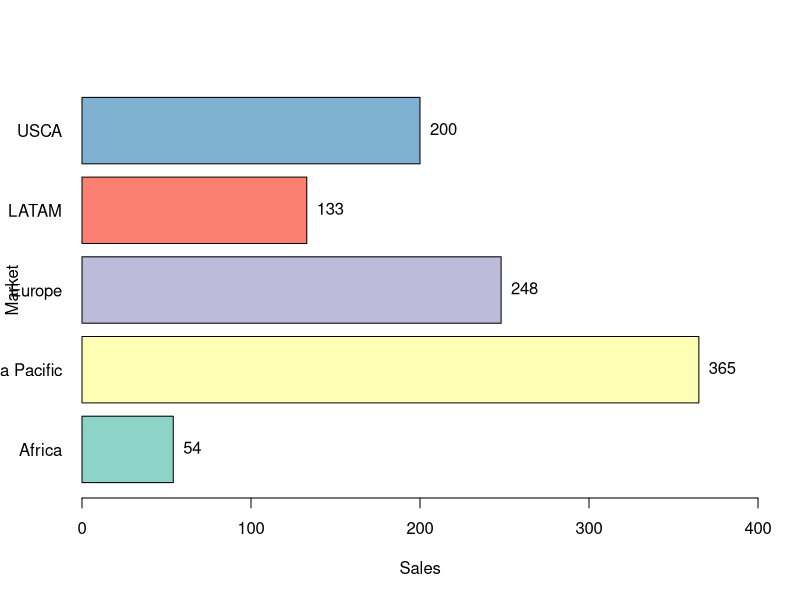
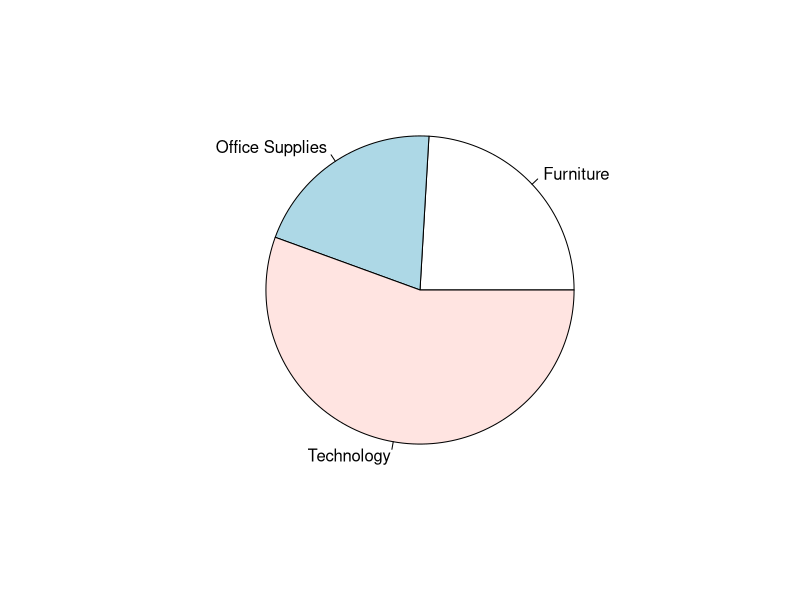
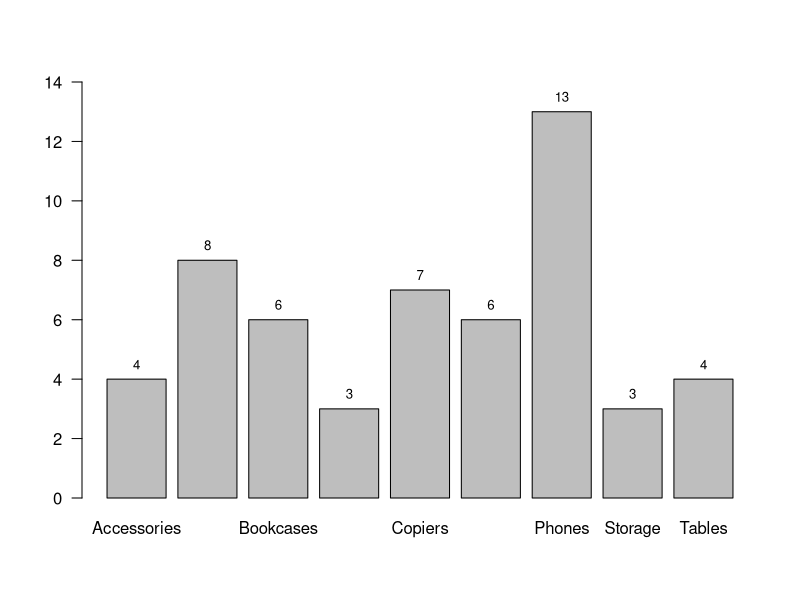
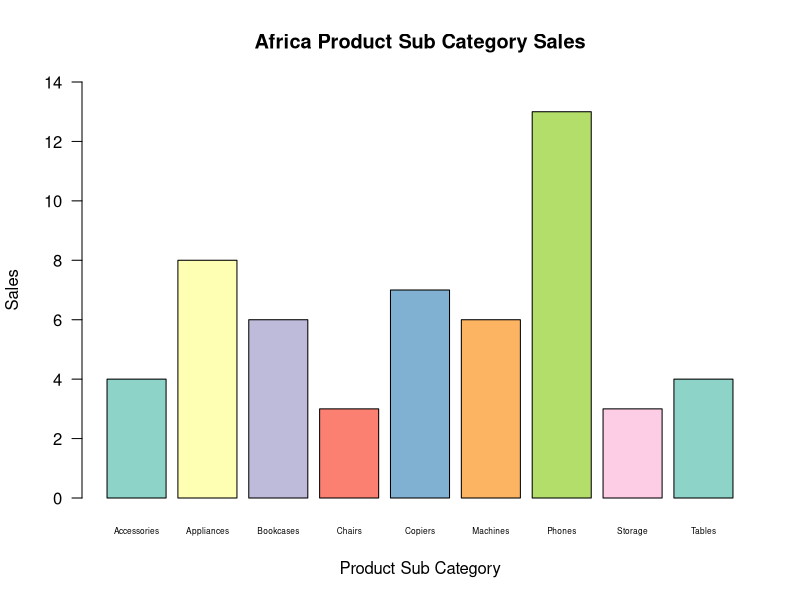
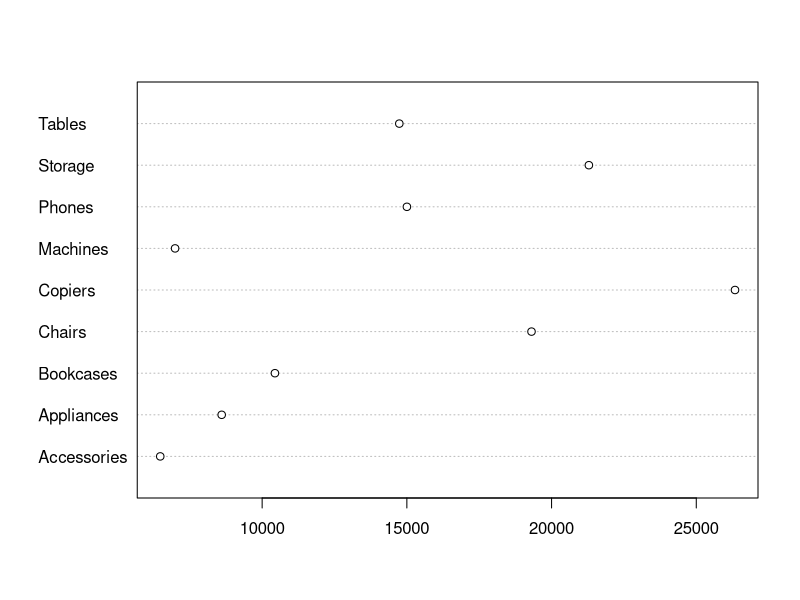
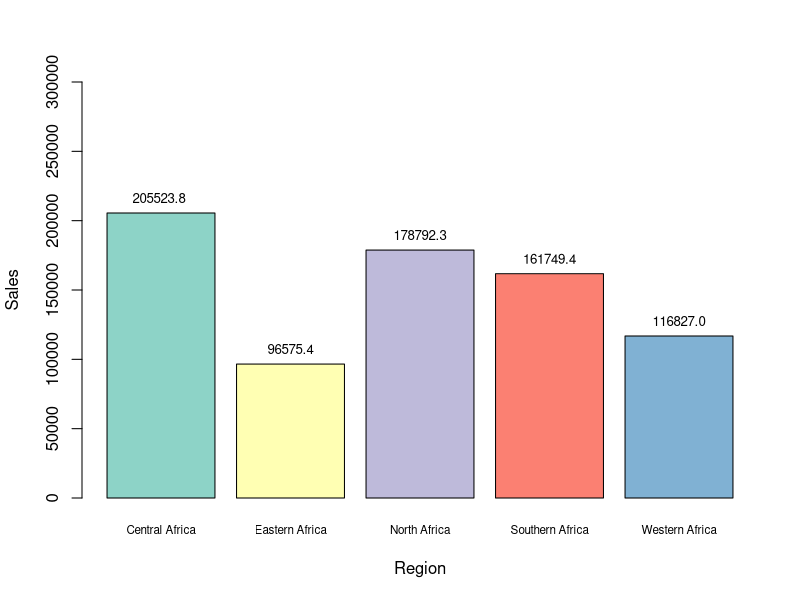
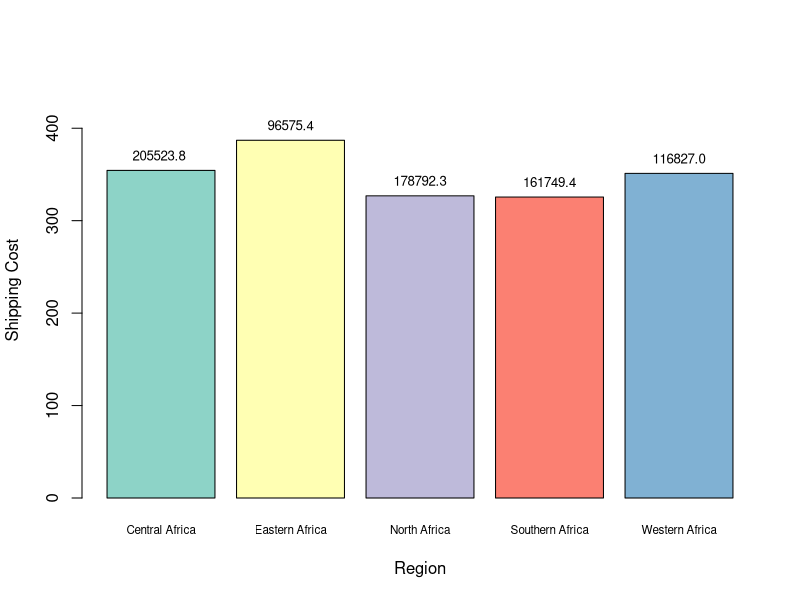
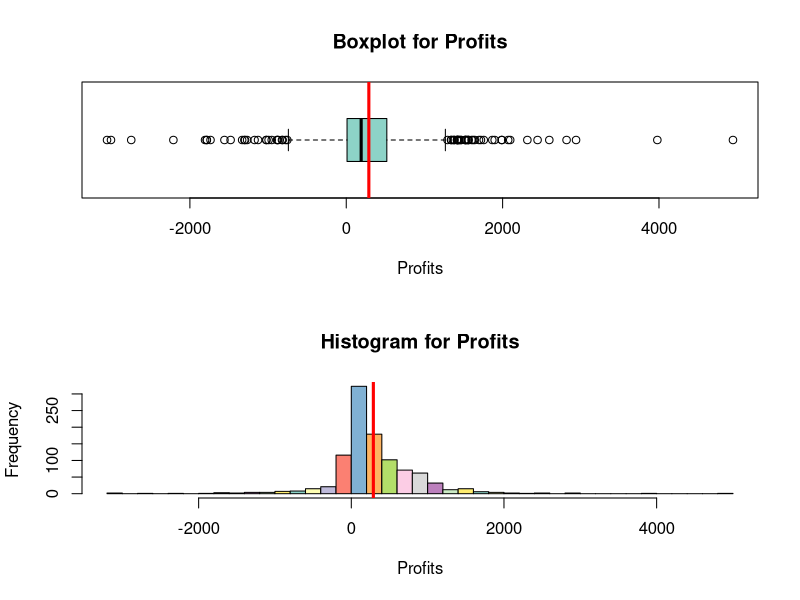

The R script that drew these images, in order:
## ---- chunk 1
#Libraries 
library(readxl)
library(readr)
library(tidyverse)
library(dplyr)
library(knitr)
library(kableExtra)
library(RColorBrewer)

#Data Sets used
M2Project_Data <- read_excel("DataSets/M2Project_Data.xlsx")
## ---- chunk 2
head(M2Project_Data, 5)
tail(M2Project_Data, 5)
t1 = rbind(head(M2Project_Data, 3), tail(M2Project_Data, 5))
knitr::kable(t1)
t1 %>%
  kbl() %>%
  kable_material_dark()
## ---- chunk 3
t2 = table(M2Project_Data$Market)
t2_names = as.data.frame(t2)
names(t2_names) = c("Market", "Frequencies")
t2_names
## ---- chunk 4
market_table = table(M2Project_Data$Market)

b = barplot(market_table,
        horiz = T,
        las = 1,
        col = brewer.pal(5, "Set3"),
        xlab = "Sales",
        ylab = "Market",
        xlim = c(0,400))
text(market_table, b, market_table, pos = 4)

## ---- chunk 5
t4Africa = dplyr::filter(M2Project_Data, Market=="Africa")
table_africa = table(t4Africa$Product_Category)
pie(table_africa)

## ---- chunk 6

t5bar = barplot(table(t4Africa$Product_SubCategory),
                ylim = c(0,14),
                las = 1)
text(y = table(t4Africa$Product_SubCategory),
     t5bar,
     table(t4Africa$Product_SubCategory),
     cex = 0.8,
     pos = 3)
## ---- chunk 7

t5bar = barplot(table(t4Africa$Product_SubCategory),
                ylim = c(0,14),
                las = 1,
                main = "Africa Product Sub Category Sales",
                xlab = "Product Sub Category",
                ylab = "Sales",
                col = brewer.pal(8, "Set3"),
                cex.names = 0.5)

## ---- chunk 8

mean_Africa = tapply(t4Africa$Sales, t4Africa$Product_SubCategory, mean)
mean_Africa
dotchart(mean_Africa)

## ---- chunk 9
total_sales = (tapply(t4Africa$Sales, t4Africa$Region, sum))
t8bar = barplot(total_sales,
                col = brewer.pal(8, "Set3"),
                ylim = c(0,300000),
                ylas = 1,
                cex.name = 0.7,
                xlab = "Region",
                ylab = "Sales"
                )
vec = c("205523.8 ","96575.4","178792.3","161749.4","116827.0")
text(t5bar,
     total_sales,
     vec,
     cex = 0.8,
     pos = 3)

## ---- chunk 10

mean_shipping = tapply(t4Africa$ShippingCost, t4Africa$Region, mean)
mean_shipping

t9bar = barplot(mean_shipping,
                col = brewer.pal(8, "Set3"),
                ylim = c(0,450),
                ylas = 1,
                cex.name = 0.7,
                xlab = "Region",
                ylab = "Shipping Cost"
                )
vec2 = c("205523.8 ","96575.4","178792.3","161749.4","116827.0")
text(t9bar,
     mean_shipping,
     vec2,
     cex = 0.8,
     pos = 3)

## ---- chunk 11
#Use par() code to organize graphs in a matrix of 2 rows and 1 column
par(mfcol = c(2,1))

# Present a boxplot of all profits
boxplot(M2Project_Data$Profits,
     horizontal = T,
     col = brewer.pal(3, "Set3"),
     main = "Boxplot for Profits",
     xlab = "Profits"
     )
abline(v = mean(M2Project_Data$Profits),
       col = "Red",
       lwd = 3)

# Present a histogram of all profits
hist(M2Project_Data$Profits,
     ylas = 1,
     breaks = 50,
     col = brewer.pal(15, "Set3"),
     main = "Histogram for Profits",
     xlab = "Profits"
     )
abline(v = mean(M2Project_Data$Profits),
       col = "Red",
       lwd = 3)

## ---- chunk 12
t14LATAM = filter(M2Project_Data, Market == "LATAM")
LATAM_profit = t14LATAM$Profits

hist(LATAM_profit,
     breaks = 50,
     col = brewer.pal(15, "Set3"),
     main = "Histogram for LATAM Profits",
     xlab = "Profits"
     )

boxplot(LATAM_profit,
        horizontal = T,
        col = brewer.pal(3, "Set3"),
        main = "Boxplot for LATAM Profits",
        xlab = "Profits")

## ---- chunk 13

totalsales_LATAM = tapply(t14LATAM$Sales, t14LATAM$Region, sum)
knitr::kable(totalsales_LATAM)
## ---- chunk 14

boxplot(t14LATAM$Profits ~ t14LATAM$Region,
        col = brewer.pal(3, "Set3"),
        main = "Boxplot for LATAM Profits",
        xlab = "Region",
        ylab = "Profit",
        ylas = 1
        )


## ---- chunk 15
free_graph = table(M2Project_Data$Quantity)
free_graph
boxplot(free_graph,
        horizontal = T,
        col = brewer.pal(3, "Set3"),
        xlab = "Quantity",
        main = "Box plot for quantity"
        )
     
